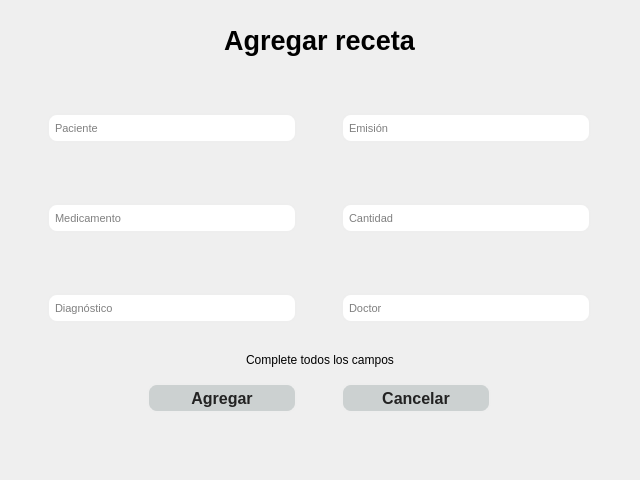
<?xml version="1.0" encoding="UTF-8"?>
<ui version="4.0">
 <class>Form</class>
 <widget class="QWidget" name="Form">
  <property name="geometry">
   <rect>
    <x>0</x>
    <y>0</y>
    <width>640</width>
    <height>480</height>
   </rect>
  </property>
  <property name="minimumSize">
   <size>
    <width>640</width>
    <height>480</height>
   </size>
  </property>
  <property name="maximumSize">
   <size>
    <width>640</width>
    <height>480</height>
   </size>
  </property>
  <property name="windowTitle">
   <string>Agregar Receta</string>
  </property>
  <property name="styleSheet">
   <string notr="true">background:&quot;#222&quot;; color: &quot;#eee&quot;</string>
  </property>
  <widget class="QWidget" name="gridLayoutWidget">
   <property name="geometry">
    <rect>
     <x>9</x>
     <y>59</y>
     <width>621</width>
     <height>411</height>
    </rect>
   </property>
   <layout class="QGridLayout" name="gridLayout">
    <item row="1" column="1">
     <widget class="QLineEdit" name="cantidad_input">
      <property name="minimumSize">
       <size>
        <width>250</width>
        <height>0</height>
       </size>
      </property>
      <property name="maximumSize">
       <size>
        <width>250</width>
        <height>30</height>
       </size>
      </property>
      <property name="font">
       <font>
        <family>Arial</family>
        <pointsize>8</pointsize>
       </font>
      </property>
      <property name="styleSheet">
       <string notr="true">background-color:'#222'; 
color: '#eee'; 
padding: 4px;
border-radius: 10px;
border: 2px solid #eee</string>
      </property>
      <property name="placeholderText">
       <string>Cantidad</string>
      </property>
     </widget>
    </item>
    <item row="2" column="1">
     <widget class="QLineEdit" name="doctor_input">
      <property name="minimumSize">
       <size>
        <width>250</width>
        <height>0</height>
       </size>
      </property>
      <property name="maximumSize">
       <size>
        <width>250</width>
        <height>30</height>
       </size>
      </property>
      <property name="font">
       <font>
        <family>Arial</family>
        <pointsize>8</pointsize>
       </font>
      </property>
      <property name="styleSheet">
       <string notr="true">background-color:'#222'; 
color: '#eee'; 
padding: 4px;
border-radius: 10px;
border: 2px solid #eee</string>
      </property>
      <property name="placeholderText">
       <string>Doctor</string>
      </property>
     </widget>
    </item>
    <item row="0" column="1">
     <widget class="QLineEdit" name="emision_input">
      <property name="minimumSize">
       <size>
        <width>250</width>
        <height>0</height>
       </size>
      </property>
      <property name="maximumSize">
       <size>
        <width>250</width>
        <height>30</height>
       </size>
      </property>
      <property name="font">
       <font>
        <family>Arial</family>
        <pointsize>8</pointsize>
       </font>
      </property>
      <property name="styleSheet">
       <string notr="true">background-color:'#222'; 
color: '#eee'; 
padding: 4px;
border-radius: 10px;
border: 2px solid #eee</string>
      </property>
      <property name="echoMode">
       <enum>QLineEdit::Normal</enum>
      </property>
      <property name="placeholderText">
       <string>Emisión</string>
      </property>
     </widget>
    </item>
    <item row="1" column="0">
     <widget class="QLineEdit" name="medicamento_input">
      <property name="minimumSize">
       <size>
        <width>250</width>
        <height>20</height>
       </size>
      </property>
      <property name="maximumSize">
       <size>
        <width>250</width>
        <height>30</height>
       </size>
      </property>
      <property name="font">
       <font>
        <family>Arial</family>
        <pointsize>8</pointsize>
       </font>
      </property>
      <property name="styleSheet">
       <string notr="true">background-color:'#222'; 
color: '#eee'; 
padding: 4px;
border-radius: 10px;
border: 2px solid #eee</string>
      </property>
      <property name="placeholderText">
       <string>Medicamento</string>
      </property>
     </widget>
    </item>
    <item row="0" column="0">
     <widget class="QLineEdit" name="paciente_input">
      <property name="minimumSize">
       <size>
        <width>250</width>
        <height>20</height>
       </size>
      </property>
      <property name="maximumSize">
       <size>
        <width>250</width>
        <height>30</height>
       </size>
      </property>
      <property name="font">
       <font>
        <family>Arial</family>
        <pointsize>8</pointsize>
       </font>
      </property>
      <property name="styleSheet">
       <string notr="true">background-color:'#222'; 
color: '#eee'; 
padding: 4px;
border-radius: 10px;
border: 2px solid #eee</string>
      </property>
      <property name="placeholderText">
       <string>Paciente</string>
      </property>
     </widget>
    </item>
    <item row="2" column="0">
     <widget class="QLineEdit" name="diagnostico_input">
      <property name="minimumSize">
       <size>
        <width>250</width>
        <height>20</height>
       </size>
      </property>
      <property name="maximumSize">
       <size>
        <width>250</width>
        <height>30</height>
       </size>
      </property>
      <property name="font">
       <font>
        <family>Arial</family>
        <pointsize>8</pointsize>
       </font>
      </property>
      <property name="styleSheet">
       <string notr="true">background-color:'#222'; 
color: '#eee'; 
padding: 4px;
border-radius: 10px;
border: 2px solid #eee</string>
      </property>
      <property name="placeholderText">
       <string>Diagnóstico</string>
      </property>
     </widget>
    </item>
    <item row="3" column="0" alignment="Qt::AlignRight">
     <widget class="QPushButton" name="agg_receta_btn">
      <property name="minimumSize">
       <size>
        <width>150</width>
        <height>30</height>
       </size>
      </property>
      <property name="maximumSize">
       <size>
        <width>150</width>
        <height>30</height>
       </size>
      </property>
      <property name="font">
       <font>
        <family>Arial</family>
        <pointsize>12</pointsize>
        <weight>75</weight>
        <bold>true</bold>
       </font>
      </property>
      <property name="cursor">
       <cursorShape>PointingHandCursor</cursorShape>
      </property>
      <property name="styleSheet">
       <string notr="true">background-color:#ccd1d1;
 color: #222;
 border-radius: 10px;
border: 2px solid #eee</string>
      </property>
      <property name="text">
       <string>Agregar</string>
      </property>
     </widget>
    </item>
    <item row="3" column="1">
     <widget class="QPushButton" name="cancelar_receta_btn">
      <property name="minimumSize">
       <size>
        <width>150</width>
        <height>30</height>
       </size>
      </property>
      <property name="maximumSize">
       <size>
        <width>150</width>
        <height>30</height>
       </size>
      </property>
      <property name="font">
       <font>
        <family>Arial</family>
        <pointsize>12</pointsize>
        <weight>75</weight>
        <bold>true</bold>
       </font>
      </property>
      <property name="cursor">
       <cursorShape>PointingHandCursor</cursorShape>
      </property>
      <property name="styleSheet">
       <string notr="true">background-color:#ccd1d1;
 color: #222;
 border-radius: 10px;
border: 2px solid #eee</string>
      </property>
      <property name="text">
       <string>Cancelar</string>
      </property>
     </widget>
    </item>
   </layout>
  </widget>
  <widget class="QWidget" name="horizontalLayoutWidget">
   <property name="geometry">
    <rect>
     <x>9</x>
     <y>0</y>
     <width>621</width>
     <height>80</height>
    </rect>
   </property>
   <layout class="QHBoxLayout" name="horizontalLayout">
    <item>
     <widget class="QLabel" name="label">
      <property name="font">
       <font>
        <family>Arial</family>
        <pointsize>20</pointsize>
        <weight>75</weight>
        <bold>true</bold>
       </font>
      </property>
      <property name="text">
       <string>Agregar receta</string>
      </property>
      <property name="alignment">
       <set>Qt::AlignCenter</set>
      </property>
     </widget>
    </item>
   </layout>
  </widget>
  <widget class="QLabel" name="error_lbl">
   <property name="geometry">
    <rect>
     <x>220</x>
     <y>350</y>
     <width>200</width>
     <height>20</height>
    </rect>
   </property>
   <property name="minimumSize">
    <size>
     <width>200</width>
     <height>20</height>
    </size>
   </property>
   <property name="maximumSize">
    <size>
     <width>200</width>
     <height>20</height>
    </size>
   </property>
   <property name="styleSheet">
    <string notr="true">color: 'red';</string>
   </property>
   <property name="text">
    <string>Complete todos los campos</string>
   </property>
   <property name="alignment">
    <set>Qt::AlignCenter</set>
   </property>
  </widget>
 </widget>
 <resources/>
 <connections/>
</ui>
